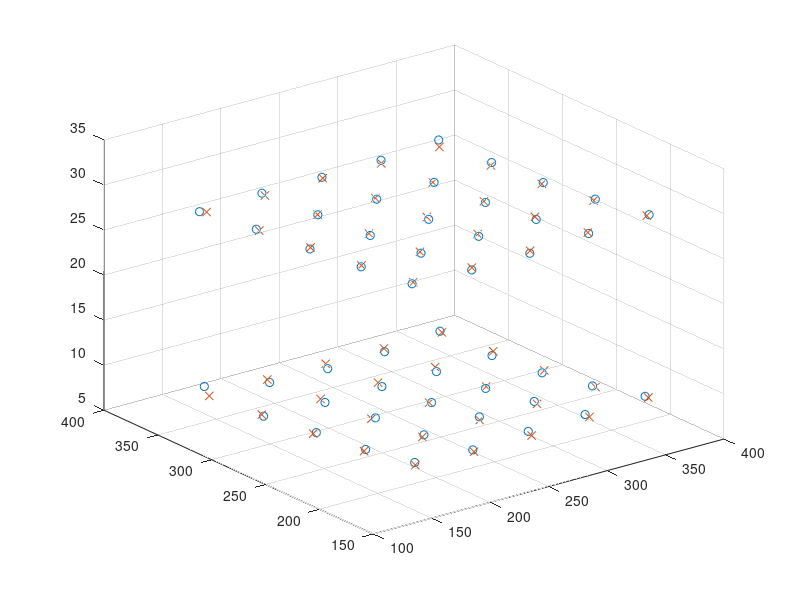

MATLAB code to generate this figure:
%% Affine Transformation 

clear; close all; clc; 
ct = load('coordinates/centroids_CT.mat'); 
ct = ct.centroids_CT;
mri = load('coordinates/centroids_MRI.mat'); 
mri = mri.centroids3;

%Train 
%train 
ctx = ct(:,1);
cty = ct(:,2);
ctz = ct(:,3);
ctt = [ctx,cty,ctz]; 
mrix = mri(:,1);
mriy = mri(:,2);
mriz = mri(:,3);
mrit = [mrix,mriy,mriz]; 
%test 
xt = ct(:,1);
yt = ct(:,2);
zt = ct(:,3);

xmt = mri(:,1);
ymt = mri(:,2);
zmt = mri(:,3);

% a1 = [ctx, cty, ctz, ones(size(ctx))];
a1 = [mrix,mriy,mriz,ones(size(mrix))]; 
z = zeros(size(a1)); 
A = [a1,z,z; z,a1,z; z,z,a1];

% b = [mrix; mriy; mriz];
b = [ctx;cty;ctz];
x = A\b; 
test = [xmt,ymt,zmt]; 
for i = 1:length(ctx)
    r = [test(i,:),1]';
    nx(i) = x(1:4)'*r;
    ny(i) = x(5:8)'*r; 
    nz(i) = x(9:12)'*r;
end 
scatter3(nx,ny,nz,'o');
hold on;
scatter3(xt,yt,zt,'x'); 

error = norm(nx'-xt)+ norm(ny'-yt)+ norm(nz'-zt)
